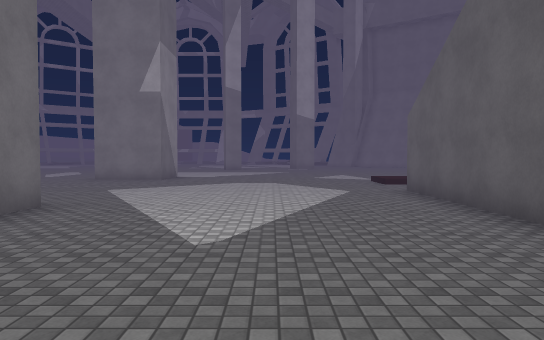
View 1 (above)

24 first-person views from a walk through a 3-D level made in the Unity game engine. The camera is 1.5 m above the floor, tilts 2° down and sees 70° across. The floor is counted in squares, 2 m on a side. Each view is taken from the middle of a square. On the plan, view 1 faces up. The plan holds only what a view shows up to about 12 squares ahead; the rest is blank. The place goes on beyond the plan. The player is left out. Some animated figures are left out. Surface patterns are stand-ins for the level's own textures.

View 2
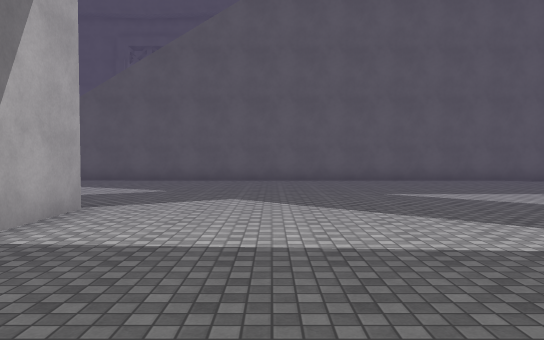

View 3
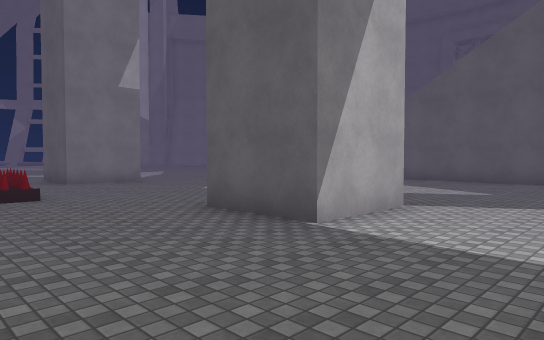

View 4
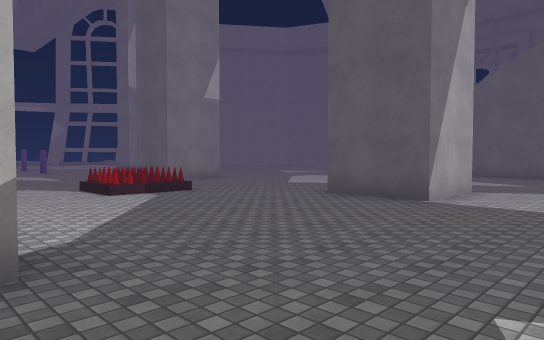

View 5
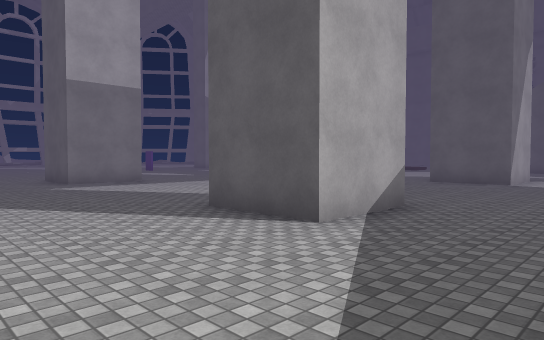

View 6
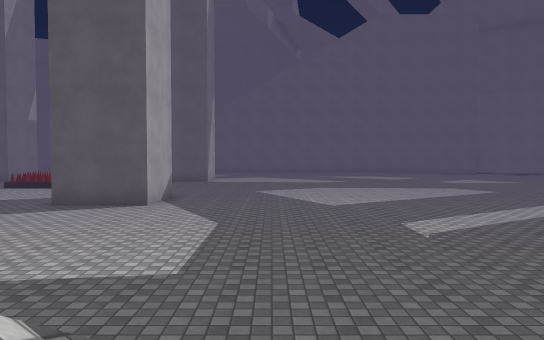

View 7
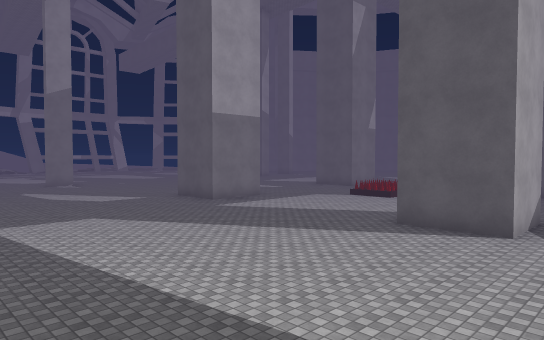

View 8
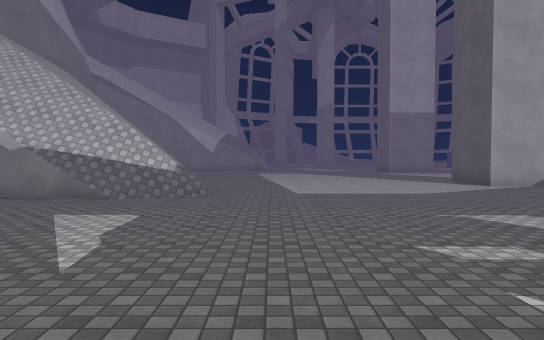

View 9
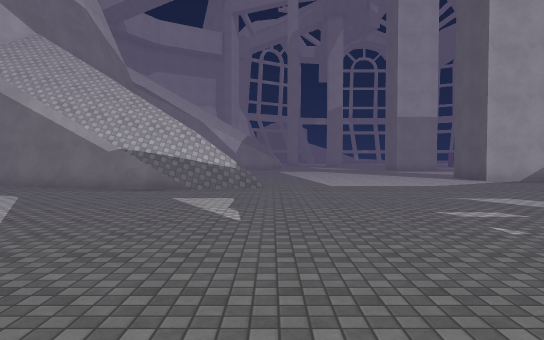

View 10
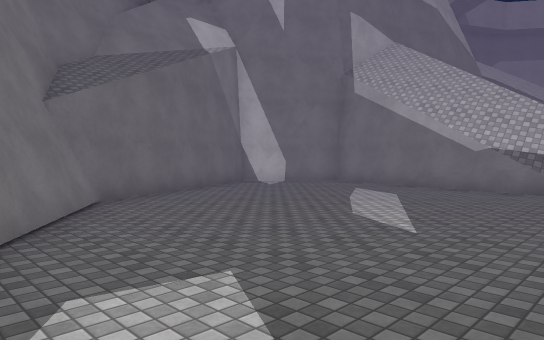

View 11
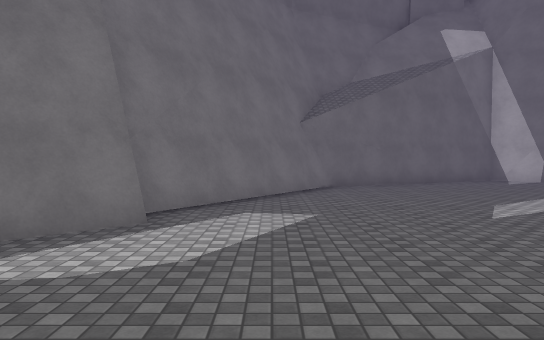

View 12
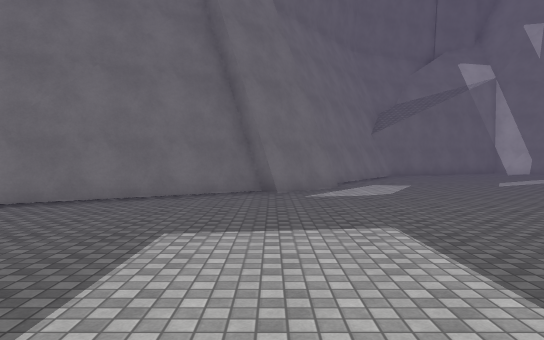

View 13
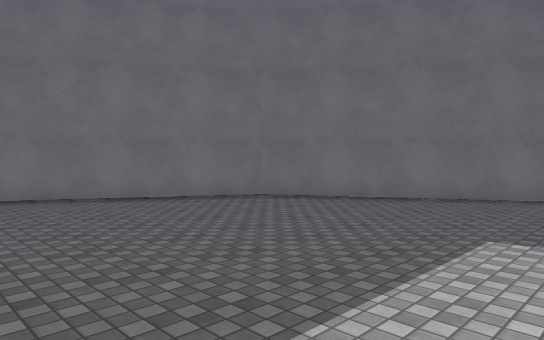

View 14
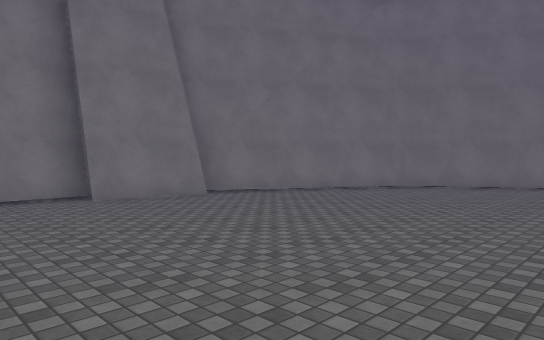

View 15
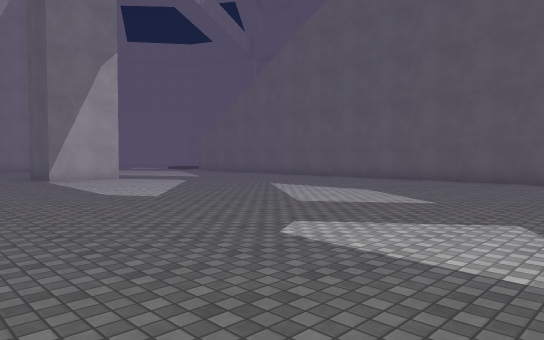

View 16
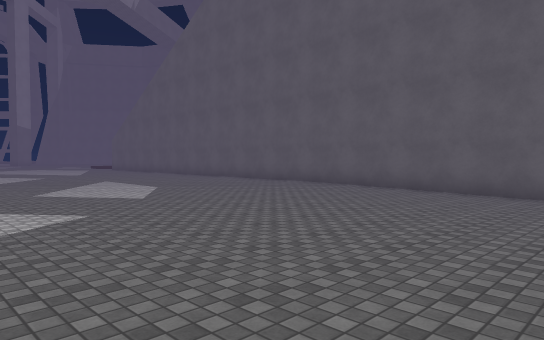

View 17
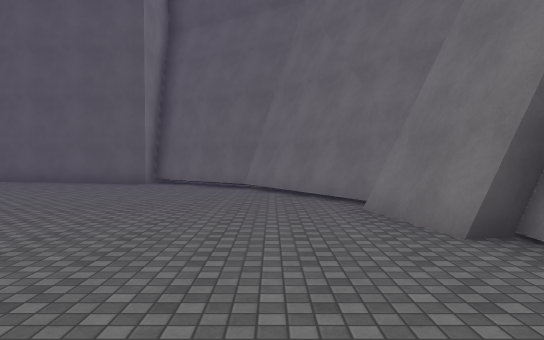

View 18
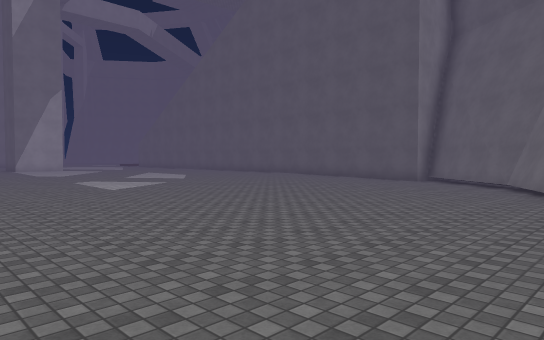

View 19
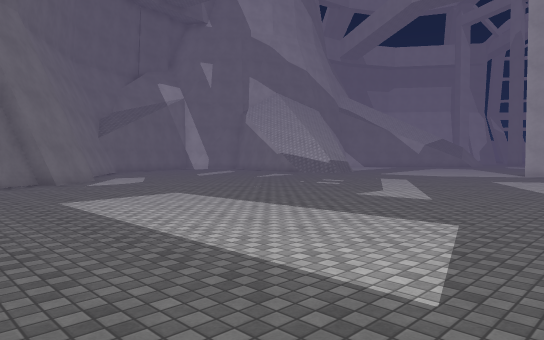

View 20
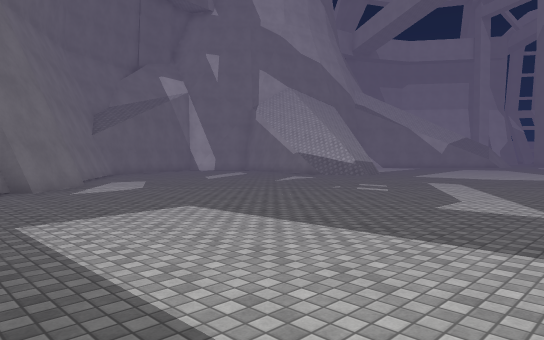

View 21
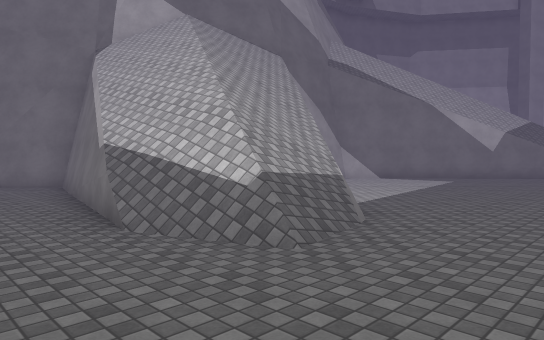

View 22
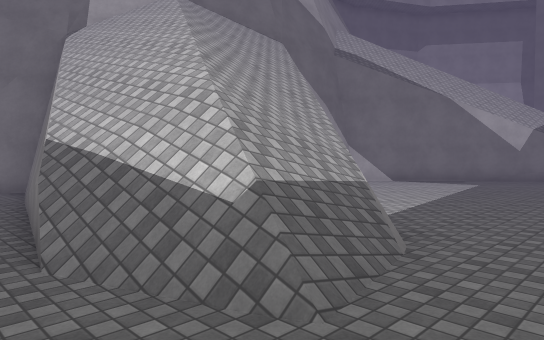

View 23
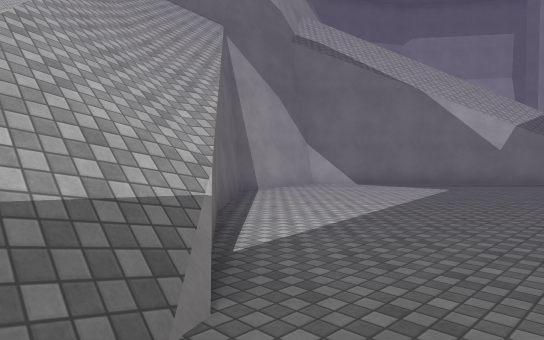

View 24
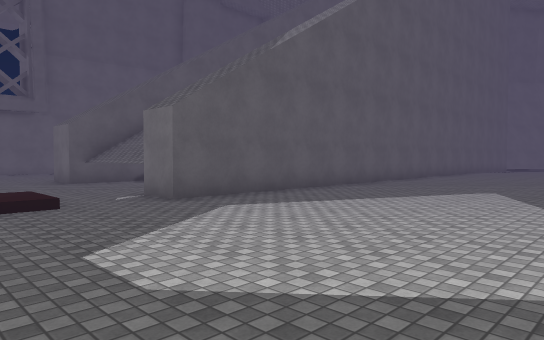

### Floor plan
Key: @ floor where view 1 was taken; # wall or solid block; . main floor; : floor 0.25 m higher than the main floor; - floor 0.25 m lower than the main floor; / step, stairs or slope; ^ raised ledge; v drop or lower ground; O other object.
Columns run from 30 left of view 1 to 10 right of it. Each row starts with its distance up from view 1.
 12      ##............................
 11     ##................  ........./:
 10     #.................O..................
  9    ##.................O..................
  8    ##............................##^^^##
  7   ^###...........................#    #
  6   #///v........... ..............#    #
  5  ^//////.........# ......##......#
  4  #///////........##......##......#
  3  #////////.......................#
  2  ####//////......................#
  1 ##..../#//............ ..........#
  0 #....................  .......@..#
 -1 #.................... ...........#
 -2 #.................... ...........#
 -3 ##................... ...........#
 -4  #................... ...........#
 -5  ##.................. ...........#
 -6   ##.............................#
 -7    ##............................#
 -8     ###.............  ...........#
 -9       ###........... ............#
-10         ##.......................#
-11         ##......................-#
-12          #.....................--#
-13          ##...................---#
-14           ##..................--##
-15            #..................--#
-16            ###................###
-17              ###............###
-18                ####.. ...####

Positions as (right, up) in squares from view 1, and headings:
1: (0, 0), facing up
2: (-9, 1), facing right
3: (-9, 1), facing up-right
4: (-12, 1), facing up-right
5: (-17, 1), facing up-right
6: (-22, 1), facing right
7: (-21, 2), facing up-right
8: (-19, -6), facing up
9: (-20, -8), facing up
10: (-21, -8), facing up-left
11: (-18, -7), facing left
12: (-13, -10), facing left
13: (-13, -10), facing down-left
14: (-9, -11), facing down-left
15: (-9, -9), facing up-right
16: (-6, -13), facing up-right
17: (-9, -16), facing right
18: (-10, -18), facing up-right
19: (-10, -13), facing up-left
20: (-12, -12), facing up-left
21: (-18, -1), facing up-left
22: (-19, 0), facing up-left
23: (-19, 2), facing up-left
24: (-3, 12), facing down-right
